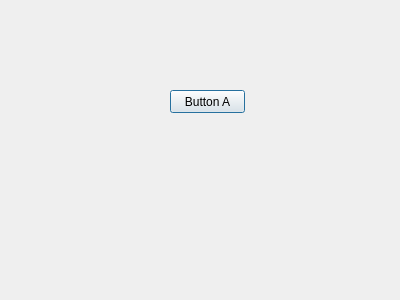
<?xml version="1.0" encoding="UTF-8"?>
<ui version="4.0">
 <class>Dialog</class>
 <widget class="QDialog" name="Dialog">
  <property name="geometry">
   <rect>
    <x>0</x>
    <y>0</y>
    <width>400</width>
    <height>300</height>
   </rect>
  </property>
  <property name="windowTitle">
   <string>Dialog</string>
  </property>
  <widget class="QPushButton" name="pushButton">
   <property name="geometry">
    <rect>
     <x>170</x>
     <y>90</y>
     <width>75</width>
     <height>23</height>
    </rect>
   </property>
   <property name="text">
    <string>Button A</string>
   </property>
  </widget>
 </widget>
 <resources/>
 <connections/>
</ui>
